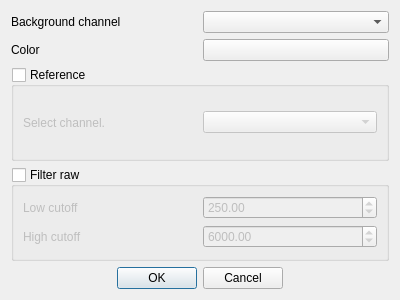
<?xml version="1.0" encoding="UTF-8"?>
<ui version="4.0">
 <class>SetBackgroundChannelDialog</class>
 <widget class="QDialog" name="SetBackgroundChannelDialog">
  <property name="geometry">
   <rect>
    <x>0</x>
    <y>0</y>
    <width>400</width>
    <height>300</height>
   </rect>
  </property>
  <property name="windowTitle">
   <string>Dialog</string>
  </property>
  <layout class="QVBoxLayout" name="verticalLayout">
   <item>
    <layout class="QHBoxLayout" name="horizontalLayout_3">
     <item>
      <widget class="QLabel" name="label">
       <property name="text">
        <string>Background channel</string>
       </property>
      </widget>
     </item>
     <item>
      <widget class="QComboBox" name="bg_channel_comboBox"/>
     </item>
    </layout>
   </item>
   <item>
    <layout class="QHBoxLayout" name="horizontalLayout_4">
     <item>
      <widget class="QLabel" name="label_2">
       <property name="text">
        <string>Color</string>
       </property>
      </widget>
     </item>
     <item>
      <widget class="QPushButton" name="color_pushButton">
       <property name="text">
        <string/>
       </property>
      </widget>
     </item>
    </layout>
   </item>
   <item>
    <widget class="QGroupBox" name="ref_groupBox">
     <property name="title">
      <string>Reference</string>
     </property>
     <property name="checkable">
      <bool>true</bool>
     </property>
     <property name="checked">
      <bool>false</bool>
     </property>
     <layout class="QHBoxLayout" name="horizontalLayout_5">
      <item>
       <widget class="QLabel" name="select_reference_label">
        <property name="text">
         <string>Select channel.</string>
        </property>
       </widget>
      </item>
      <item>
       <widget class="QComboBox" name="select_reference_comboBox"/>
      </item>
     </layout>
    </widget>
   </item>
   <item>
    <widget class="QGroupBox" name="filter_groupBox">
     <property name="title">
      <string>Filter raw</string>
     </property>
     <property name="checkable">
      <bool>true</bool>
     </property>
     <property name="checked">
      <bool>false</bool>
     </property>
     <layout class="QVBoxLayout" name="verticalLayout_2">
      <item>
       <layout class="QHBoxLayout" name="horizontalLayout_2">
        <item>
         <widget class="QLabel" name="filter_low_label">
          <property name="text">
           <string>Low cutoff</string>
          </property>
         </widget>
        </item>
        <item>
         <widget class="QDoubleSpinBox" name="filter_low_doubleSpinBox">
          <property name="maximum">
           <double>30000.000000000000000</double>
          </property>
          <property name="value">
           <double>250.000000000000000</double>
          </property>
         </widget>
        </item>
       </layout>
      </item>
      <item>
       <layout class="QHBoxLayout" name="horizontalLayout">
        <item>
         <widget class="QLabel" name="filter_high_label">
          <property name="text">
           <string>High cutoff</string>
          </property>
         </widget>
        </item>
        <item>
         <widget class="QDoubleSpinBox" name="filter_high_doubleSpinBox">
          <property name="maximum">
           <double>30000.000000000000000</double>
          </property>
          <property name="value">
           <double>6000.000000000000000</double>
          </property>
         </widget>
        </item>
       </layout>
      </item>
     </layout>
    </widget>
   </item>
   <item>
    <widget class="QDialogButtonBox" name="buttonBox">
     <property name="orientation">
      <enum>Qt::Horizontal</enum>
     </property>
     <property name="standardButtons">
      <set>QDialogButtonBox::Cancel|QDialogButtonBox::Ok</set>
     </property>
     <property name="centerButtons">
      <bool>true</bool>
     </property>
    </widget>
   </item>
  </layout>
 </widget>
 <resources/>
 <connections>
  <connection>
   <sender>buttonBox</sender>
   <signal>accepted()</signal>
   <receiver>SetBackgroundChannelDialog</receiver>
   <slot>accept()</slot>
   <hints>
    <hint type="sourcelabel">
     <x>254</x>
     <y>293</y>
    </hint>
    <hint type="destinationlabel">
     <x>157</x>
     <y>274</y>
    </hint>
   </hints>
  </connection>
  <connection>
   <sender>buttonBox</sender>
   <signal>rejected()</signal>
   <receiver>SetBackgroundChannelDialog</receiver>
   <slot>reject()</slot>
   <hints>
    <hint type="sourcelabel">
     <x>322</x>
     <y>293</y>
    </hint>
    <hint type="destinationlabel">
     <x>286</x>
     <y>274</y>
    </hint>
   </hints>
  </connection>
 </connections>
</ui>
